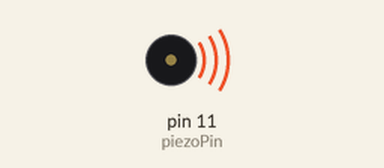
This sketch was run on a simulated Arduino Leonardo, built with avr-gcc and run on an emulated ATmega32U4. Parts: buzzer (waves = sounding). What the sketch prints to the serial monitor is not drawn.

Above: at 0.2 s.
Timing chart, 0 to 3.0 s (numbered marks = the images above):
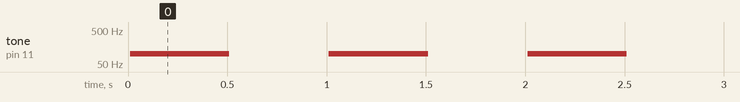

The sketch:

buzzers_test.ino
```cpp
//A sketch to demonstrate the tone() function

//Specify digital pin on the Arduino that the positive lead of piezo buzzer is attached.
int piezoPin = 11;

void setup() {
 Serial.begin(9600);
  while (!Serial) {
      ; // wait for serial port to connect. Needed for Leonardo only
    }
}//close setup

void loop() {

  /*Tone needs 2 arguments, but can take three
    1) Pin#
    2) Frequency - this is in hertz (cycles per second) which determines the pitch of the noise made
    3) Duration - how long teh tone plays
  */
  tone(piezoPin, 100, 500);
  Serial.print("Buzzers working");

  //tone(piezoPin, 1000, 500);
  delay(1000);

}
```

Measured:
- by itself, tone on pin 11 (piezoPin): alternates 100 Hz for 0.50 s and silent for 0.50 s
